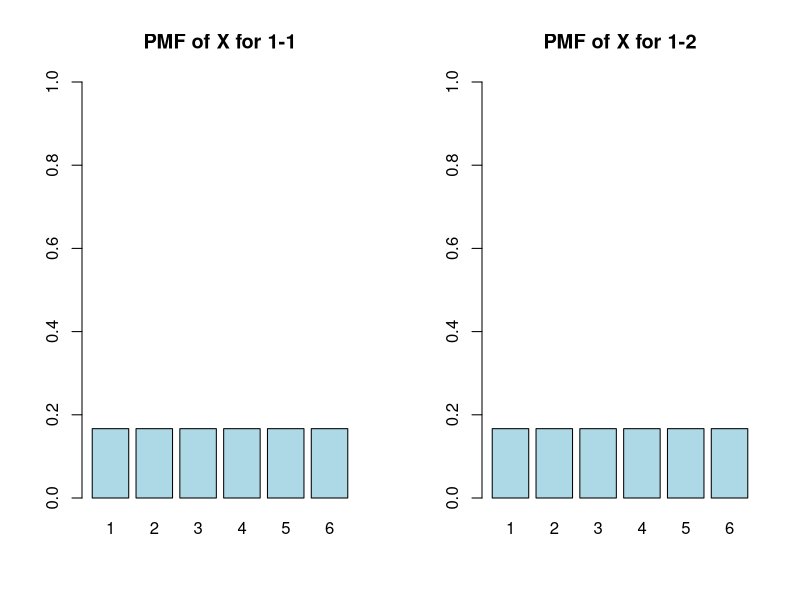
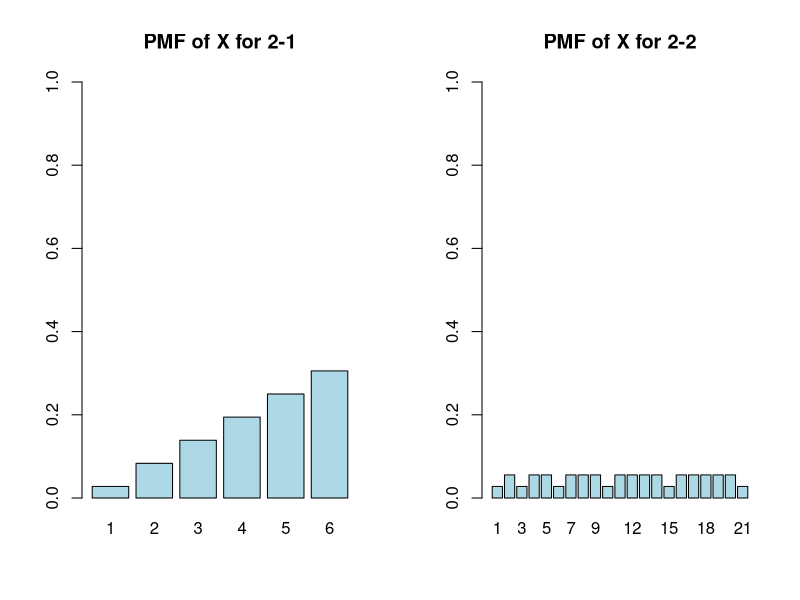
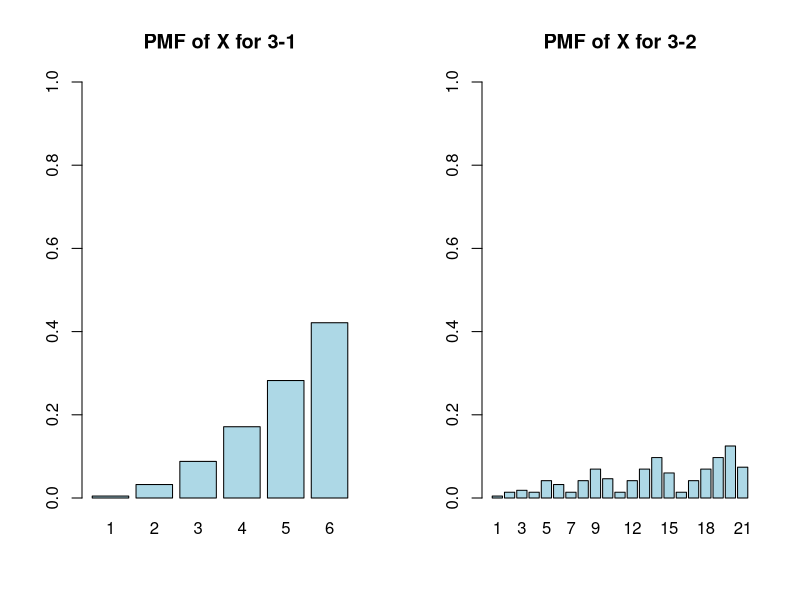
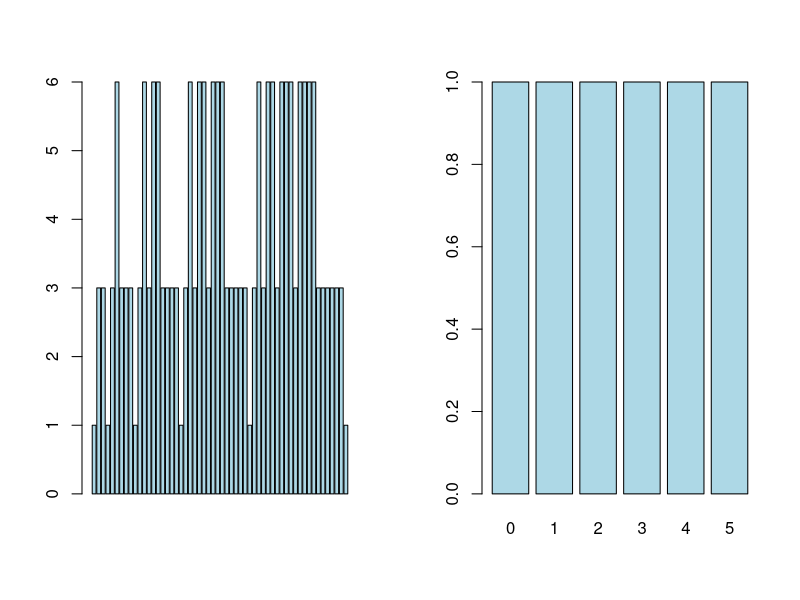
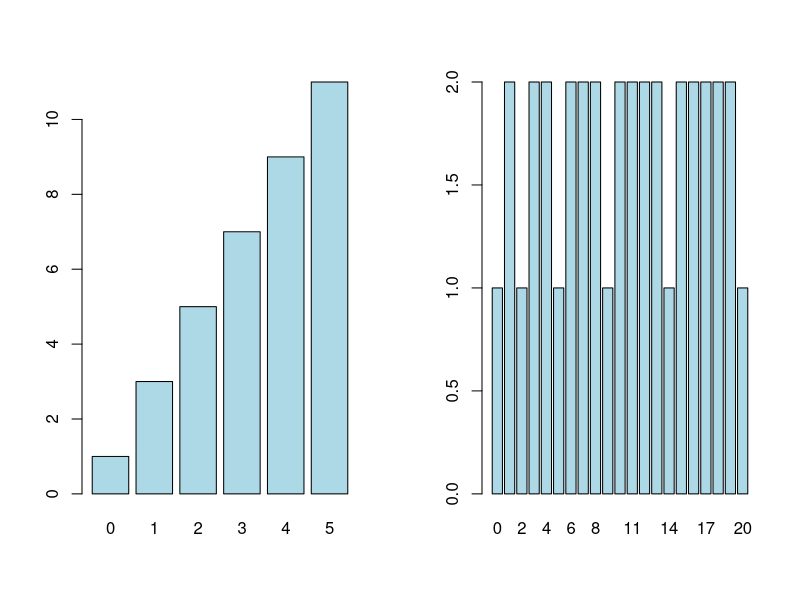

Here is the R script that generated these plots, in order: (Note: this script raises an error after producing the figures.)

# Random variable X ordenado por combinaciones 1-1, 2-1, 2-2, ....

# ALL PMF GRAPHS
set.seed(1)

win.graph()
par(mfrow=c(1, 2))


pmfrvX11 <- data.frame(
    "x" = 1:6,
    "y" = c(1, 1, 1, 1, 1, 1) / 6
)
barplot(name=pmfrvX11$x, height=pmfrvX11$y, ylim=c(0, 1), col="light blue", xlabel="X", ylabel="P(X)", main="PMF of X for 1-1")

pmfrvX12 <- c(1, 1, 1, 1, 1, 1) / 6
barplot(name=1:6, height=pmfrvX12,
     ylim=c(0, 1),col="light blue",  xlabel="X", ylabel="P(X)", main="PMF of X for 1-2")

pmfrvX21 <- c(1, 3, 5, 7, 9, 11)
barplot(name=1:6, height=pmfrvX21 / 36, 
    ylim=c(0, 1),col="light blue",  xlabel="X", ylabel="P(X)", main="PMF of X for 2-1")

pmfrvX22 <- c(1, 2, 1, 2, 2, 1, 2, 2, 2, 1, 2, 2, 2, 2, 1, 2, 2, 2, 2, 2, 1)
barplot(name=1:21, height= pmfrvX22 / 36, 
    ylim=c(0, 1),col="light blue",  xlabel="X", ylabel="P(X)", main="PMF of X for 2-2")

pmfrvX31 <- c(1, 7, 19, 37, 61, 91)
barplot(name=1:6, height=pmfrvX31 / 216, 
    ylim=c(0, 1),col="light blue",  xlabel="X", ylabel="P(X)", main="PMF of X for 3-1")

pmfrvX32 <- c(1, 3, 4, 3, 9, 7, 3, 9, 15, 10, 3, 9, 15, 21, 13, 3, 9, 15, 21, 27, 16)
barplot(name=1:21, height=pmfrvX32 / 216, 
    ylim=c(0, 1),col="light blue",  xlabel="X", ylabel="P(X)", main="PMF of X for 3-2")


## 3-3
pmfrvX33 <- c(1, 3, 3, 1, 3, 6, 3, 3, 3, 1, 3, 6, 3, 6, 6, 3, 3, 3, 3, 1, 3, 6, 3, 6, 6, 3, 6, 6, 6, 3, 3, 3, 3, 3, 1, 3, 6, 3, 6, 6, 3, 6, 6, 6, 3, 6, 6, 6, 6, 3, 3, 3, 3, 3, 3, 1)
barplot(pmfrvX33, col="light blue")

# 1-1
rvx11 <- c(0, 1, 2, 3, 4, 5)
barplot(table(rvx11), col="light blue")

#2-1
rvx21 <- c(0, 1, 1, 1, 2, 2, 2, 2, 2, 3, 3, 3, 3, 3, 3, 3, 4, 4, 4, 4, 4, 4, 4, 4, 4, 5, 5, 5, 5, 5, 5, 5, 5, 5, 5, 5)
barplot(table(rvx21), col="light blue")

#2-2
rvx22 <- c(0, 1, 1, 2, 3, 3, 4, 4, 5, 6, 6, 7, 7, 8, 8, 9, 10, 10, 11, 11, 12, 12, 13, 13, 14, 15, 15, 16, 16, 17, 17, 18, 18, 19, 19, 20)
barplot(table(rvx22), col="light blue")

#3-2
barplot(table(rvx31), col="light blue")

rvx32 <- c(0, 1, 1, 1, 2, 2, 2, 2, 3, 3, 3, 4, 4, 4, 4, 4, 4, 4, 4, 4, 5, 5, 5, 5, 5, 5, 5, 6, 6, 6, 7, 7, 7, 7, 7, 7, 7, 7, 7, 8, 8, 8, 8, 8, 8, 8, 8, 8, 8, 8, 8, 8, 8, 8, 9, 9, 9, 9, 9, 9, 9, 9, 9, 9, 10, 10, 10, 11, 11, 11, 11, 11, 11, 11, 11, 11, 12, 12, 12, 12, 12, 12, 12, 12, 12, 12, 12, 12, 12, 12, 12, 13, 13, 13, 13, 13, 13, 13, 13, 13, 13, 13, 13, 13, 13, 13, 13, 13, 13, 13, 13, 13, 14, 14, 14, 14, 14, 14, 14, 14, 14, 14, 14, 14, 14, 15, 15, 15, 16, 16, 16, 16, 16, 16, 16, 16, 16, 17, 17, 17, 17, 17, 17, 17, 17, 17, 17, 17, 17, 17, 17, 17, 18, 18, 18, 18, 18, 18, 18, 18, 18, 18, 18, 18, 18, 18, 18, 18, 18, 18, 18, 18, 18, 19, 19, 19, 19, 19, 19, 19, 19, 19, 19, 19, 19, 19, 19, 19, 19, 19, 19, 19, 19, 19, 19, 19, 19, 19, 19, 19, 20, 20, 20, 20, 20, 20, 20, 20, 20, 20, 20, 20, 20, 20, 20, 20)
barplot(table(rvx32), col="light blue")

#3-3
rvx33 <- c(0, 1, 1, 1, 2, 2, 2, 3, 4, 4, 4, 5, 5, 5, 5, 5, 5, 6, 6, 6, 7, 7, 7, 8, 8, 8, 9, 10, 10, 10, 11, 11, 11, 11, 11, 11, 12, 12, 12, 13, 13, 13, 13, 13, 13, 14, 14, 14, 14, 14, 14, 15, 15, 15, 16, 16, 16, 17, 17, 17, 18, 18, 18, 19, 20, 20, 20, 21, 21, 21, 21, 21, 21, 22, 22, 22, 23, 23, 23, 23, 23, 23, 24, 24, 24, 24, 24, 24, 25, 25, 25, 26, 26, 26, 26, 26, 26, 27, 27, 27, 27, 27, 27, 28, 28, 28, 28, 28, 28, 29, 29, 29, 30, 30, 30, 31, 31, 31, 32, 32, 32, 33, 33, 33, 34, 35, 35, 35, 36, 36, 36, 36, 36, 36, 37, 37, 37, 38, 38, 38, 38, 38, 38, 39, 39, 39, 39, 39, 39, 40, 40, 40, 41, 41, 41, 41, 41, 41, 42, 42, 42, 42, 42, 42, 43, 43, 43, 43, 43, 43, 44, 44, 44, 45, 45, 45, 45, 45, 45, 46, 46, 46, 46, 46, 46, 47, 47, 47, 47, 47, 47, 48, 48, 48, 48, 48, 48, 49, 49, 49, 50, 50, 50, 51, 51, 51, 52, 52, 52, 53, 53, 53, 54, 54, 54, 55)
barplot(table(rvx33), col="light blue")

pmfrvX43 <- c(1, 4, 6, 5, 4, 12, 16, 6, 18, 9, 4, 12, 16, 12, 36, 28, 6, 18, 30, 13, 4, 12, 16, 12, 36, 28, 12, 36, 60, 40, 6, 18, 30, 42, 17, 4, 12, 16, 12, 36, 28, 12, 36, 60, 40, 12, 36, 60, 84, 52, 6, 18, 30, 42, 54, 21)
barplot(pmfrvX43, col="light blue")

#4-2
cumsumrvX42 <- c(0, 1, 5, 16, 20, 48, 81, 85, 113, 189, 256, 260, 288, 364, 512, 625, 629, 657, 733, 881, 1125, 1296, 1296) / 1296
plot(cumsumrvX42, type='s', add=TRUE)
barplot(cumsumrvX42, col="light blue")

#4-3
plot(cumsumrvX43, type='s')
barplot(table(cumsumrvX43), col="light blue")

#4-4
barplot(table(cumsumrvX44), col="light blue")


#5-4
pmfrvX54 <- c(1, 5, 10, 10, 6, 5, 20, 30, 25, 10, 30, 40, 10, 30, 11, 5, 20, 30, 25, 20, 60, 80, 30, 90, 45, 10, 30, 40, 30, 90, 70, 10, 30, 50, 16, 5, 20, 30, 25, 20, 60, 80, 30, 90, 45, 20, 60, 80, 60, 180, 140, 30, 90, 150, 65, 10, 30, 40, 30, 90, 70, 30, 90, 150, 100, 10, 30, 50, 70, 21, 5, 20, 30, 25, 20, 60, 80, 30, 90, 45, 20, 60, 80, 60, 180, 140, 30, 90, 150, 65, 20, 60, 80, 60, 180, 140, 60, 180, 300, 200, 30, 90, 150, 210, 85, 10, 30, 40, 30, 90, 70, 30, 90, 150, 100, 30, 90, 150, 210, 130, 10, 30, 50, 70, 90, 26)
barplot(pmfrvX54, col="light blue")


#7-5
x75 <- c(0, 1, 2, 3, 4, 5, 6, 7, 8, 9, 10, 11, 12, 13, 14, 15, 16, 17, 18, 19, 20, 21, 22, 23, 24, 25, 26, 27, 28, 29, 30, 31, 32, 33, 34, 35, 36, 37, 38, 39, 40, 41, 42, 43, 44, 45, 46, 47, 48, 49, 50, 51, 52, 53, 54, 55, 56, 57, 58, 59, 60, 61, 62, 63, 64, 65, 66, 67, 68, 69, 70, 71, 72, 73, 74, 75, 76, 77, 78, 79, 80, 81, 82, 83, 84, 85, 86, 87, 88, 89, 90, 91, 92, 93, 94, 95, 96, 97, 98, 99, 100, 101, 102, 103, 104, 105, 106, 107, 108, 109, 110, 111, 112, 113, 114, 115, 116, 117, 118, 119, 120, 121, 122, 123, 124, 125, 126, 127, 128, 129, 130, 131, 132, 133, 134, 135, 136, 137, 138, 139, 140, 141, 142, 143, 144, 145, 146, 147, 148, 149, 150, 151, 152, 153, 154, 155, 156, 157, 158, 159, 160, 161, 162, 163, 164, 165, 166, 167, 168, 169, 170, 171, 172, 173, 174, 175, 176, 177, 178, 179, 180, 181, 182, 183, 184, 185, 186, 187, 188, 189, 190, 191, 192, 193, 194, 195, 196, 197, 198, 199, 200, 201, 202, 203, 204, 205, 206, 207, 208, 209, 210, 211, 212, 213, 214, 215, 216, 217, 218, 219, 220, 221, 222, 223, 224, 225, 226, 227, 228, 229, 230, 231, 232, 233, 234, 235, 236, 237, 238, 239, 240, 241, 242, 243, 244, 245, 246, 247, 248, 249, 250, 251)
y75 <- c(1, 7, 21, 35, 35, 29, 7, 42, 105, 140, 154, 21, 105, 210, 336, 35, 140, 385, 35, 245, 99, 7, 42, 105, 140, 154, 42, 210, 420, 672, 105, 420, 1155, 140, 980, 511, 21, 105, 210, 336, 105, 420, 1155, 210, 1470, 1071, 35, 140, 385, 140, 980, 1155, 35, 245, 665, 211, 7, 42, 105, 140, 154, 42, 210, 420, 672, 105, 420, 1155, 140, 980, 511, 42, 210, 420, 672, 210, 840, 2310, 420, 2940, 2142, 105, 420, 1155, 420, 2940, 3465, 140, 980, 2660, 1078, 21, 105, 210, 336, 105, 420, 1155, 210, 1470, 1071, 105, 420, 1155, 420, 2940, 3465, 210, 1470, 3990, 2226, 35, 140, 385, 140, 980, 1155, 140, 980, 2660, 2345, 35, 245, 665, 1295, 365, 7, 42, 105, 140, 154, 42, 210, 420, 672, 105, 420, 1155, 140, 980, 511, 42, 210, 420, 672, 210, 840, 2310, 420, 2940, 2142, 105, 420, 1155, 420, 2940, 3465, 140, 980, 2660, 1078, 42, 210, 420, 672, 210, 840, 2310, 420, 2940, 2142, 210, 840, 2310, 840, 5880, 6930, 420, 2940, 7980, 4452, 105, 420, 1155, 420, 2940, 3465, 420, 2940, 7980, 7035, 140, 980, 2660, 5180, 1855, 21, 105, 210, 336, 105, 420, 1155, 210, 1470, 1071, 105, 420, 1155, 420, 2940, 3465, 210, 1470, 3990, 2226, 105, 420, 1155, 420, 2940, 3465, 420, 2940, 7980, 7035, 210, 1470, 3990, 7770, 3801, 35, 140, 385, 140, 980, 1155, 140, 980, 2660, 2345, 140, 980, 2660, 5180, 3955, 35, 245, 665, 1295, 2135, 561)
barplot(y75, col="light blue")
